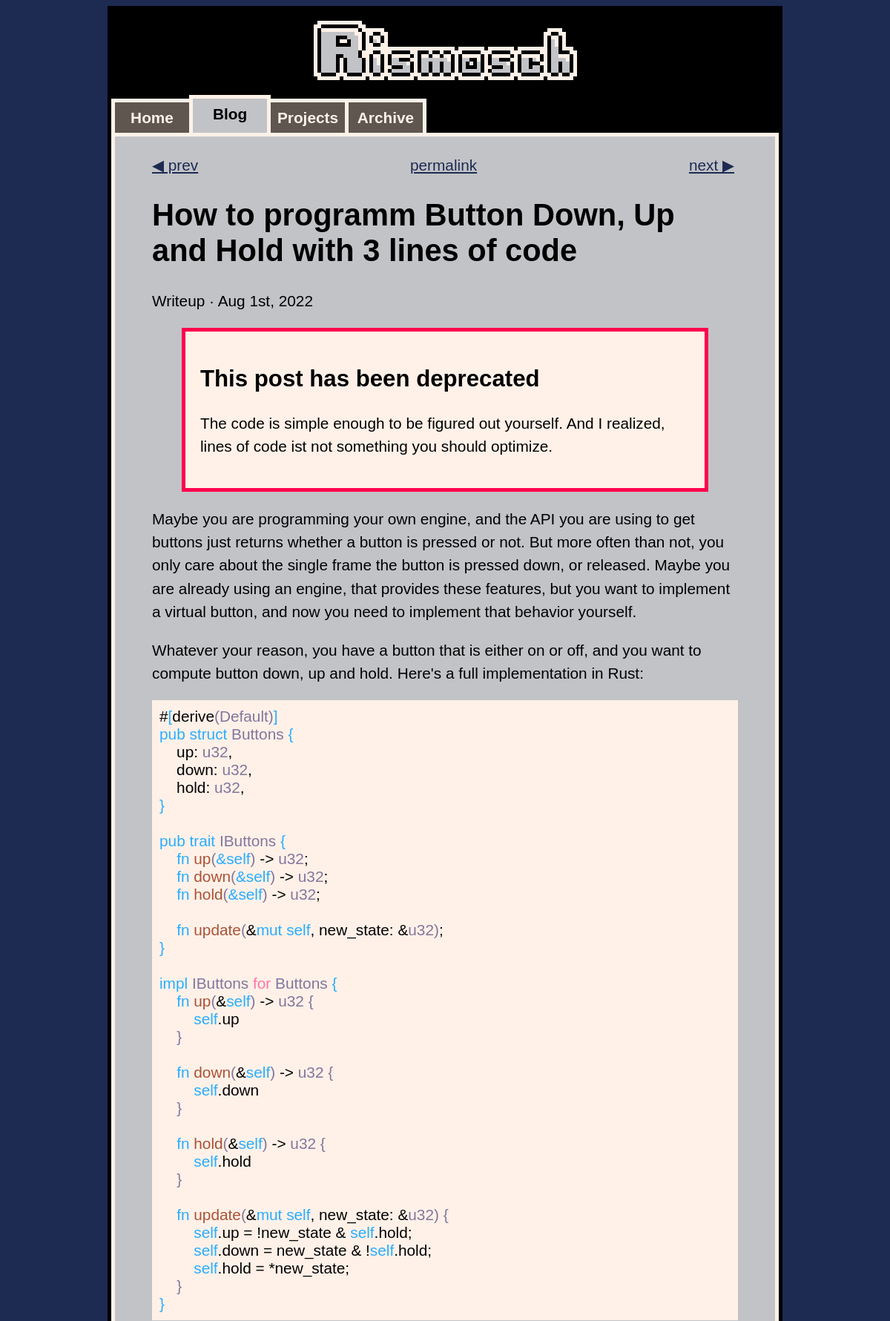
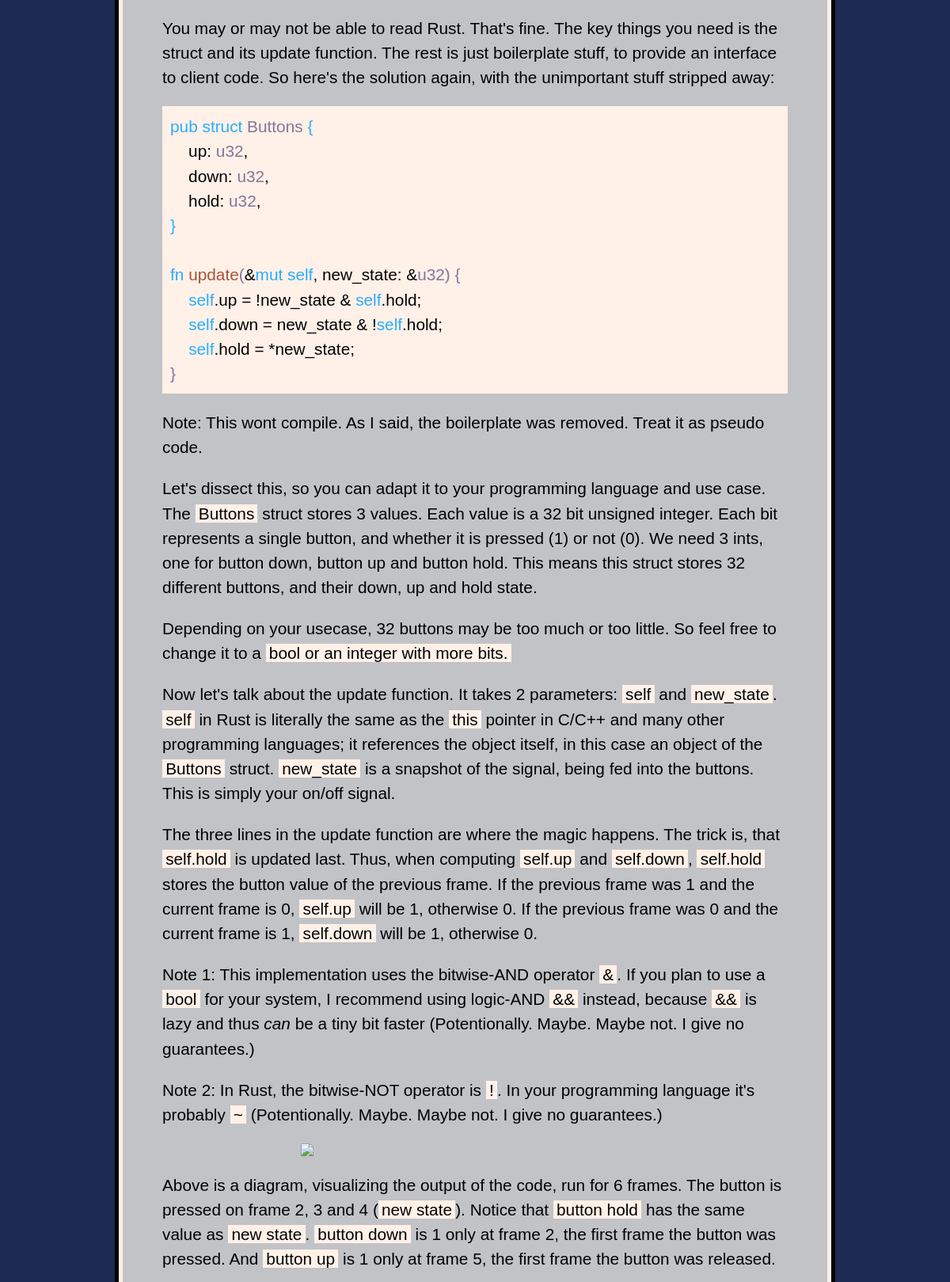
Screenshot of /website/article.php?id=button-down-up-and-hold (upper part) with the database file from the repository (2 pictures, top to bottom).
### tables this page shows
CREATE TABLE `Articles` (
  `id` varchar(256) NOT NULL,
  `type_id` int(11) NOT NULL DEFAULT 0,
  `category_id` int(11) NOT NULL DEFAULT 0,
  `blog_type_id` int(11) NOT NULL,
  `title` varchar(256) NOT NULL,
  `timestamp` timestamp NOT NULL DEFAULT current_timestamp(),
  `link` varchar(256) DEFAULT NULL,
  `thumbnail_path` varchar(256) DEFAULT NULL,
  `description` varchar(256) NOT NULL,
  `keywords` varchar(256) NOT NULL,
  `deprecated` text DEFAULT NULL
);

CREATE TABLE `Blog_Types` (
  `id` int(11) NOT NULL,
  `name` varchar(64) NOT NULL
);

### website/php/articles_database.php (called while the page is built, shortened)
<?php
function GetNextPreviousSql($nextPreviousTimestamp, $orderBy)
{
	return "
	SELECT
		Articles.id AS id,
		Article_Types.name AS type,
		Article_Categories.name AS category,
		Articles.title AS title,
		Articles.timestamp AS timestamp,
		Articles.link AS link,
		Articles.thumbnail_path AS thumbnail_path,
		Blog_Types.name AS blog_type
	FROM
		Articles,
		Article_Categories,
		Article_Types,
		Blog_Types
	WHERE
		Articles.category_id = Article_Categories.id AND
		Articles.type_id = Article_Types.id AND
		Articles.blog_type_id = Blog_Types.id AND
		Article_Types.name = \"Blog\" AND
		Articles.link IS NULL AND
		Articles.timestamp {$nextPreviousTimestamp} AND
		Articles.deprecated IS NULL OR Articles.deprecated = ''
	ORDER BY
		Articles.timestamp {$orderBy}
	LIMIT
		0,
		1
	";
}
function GetThumbnailPath($articleData)
{
	if(isset($articleData))
	{
		$thumbnail_path = $articleData['thumbnail_path'];
		if(is_null($thumbnail_path))
		{
			$thumbnail_path = "articles/{$articleData['id']}/thumbnail.webp";
		}
	}
	else
		$thumbnail_path = "assets/thumbnails/default.webp";
	return $thumbnail_path;
}
function GetArticleData($dbConn, $articleId)
{
	$sqlArticleData ="
	SELECT
		Articles.id AS id,
		Articles.type_id AS type_id,
		Article_Types.name AS type,
		Articles.category_id AS category_id,
		Article_Categories.name AS category,
		Articles.blog_type_id AS blog_type_id,
		Blog_Types.name AS blog_type,
		Articles.title AS title,
		Articles.timestamp AS timestamp,
		Articles.link AS link,
		Articles.thumbnail_path AS thumbnail_path,
		Articles.description AS description,
		Articles.keywords AS keywords,
		Articles.deprecated AS deprecated
	FROM
		Articles,
		Article_Categories,
		Article_Types,
		Blog_Types
	WHERE
		Articles.category_id = Article_Categories.id AND
		Articles.type_id = Article_Types.id AND
		Articles.id = '{$articleId}' AND
		Articles.blog_type_id = Blog_Types.id
	";
	$result = mysqli_query($dbConn, $sqlArticleData);
	$numRows = mysqli_num_rows($result);
	if($numRows > 0)
	{
		return mysqli_fetch_assoc($result);
	}
	return NULL;
}
?>

### website/article.php (the view, shortened to what this page needs)
<?php
include 'php/articles_database.php';
include 'php/util.php';
if(isset($_GET["id"]))
{
	$safe_characters = 'abcdefghijklmnopqrstuvwxyz-0123456789';
	$id_is_safe = true;
	$unsafe_article_id = $_GET["id"];
	$unsafe_article_id_chars = str_split($unsafe_article_id);
	foreach($unsafe_article_id_chars as $unsafe_article_id_char)
	{
		if(strpos($safe_characters, $unsafe_article_id_char) !== false)
			continue;
		$id_is_safe = false;
		break;
	}
	if($id_is_safe)
		$article_id = $unsafe_article_id;
	else
		$article_id = "error";
}
else
	$article_id = "error";
	$fileToLoad = 'page_0';
$dbConn = mysqli_connect($dbHost, $dbSelectUsername, $dbSelectPassword, $dbName);
$active_tab = -1;
$title = ":(";
if($dbConn){
	$articleData = GetArticleData($dbConn, $article_id);
	if(!is_null($articleData))
	{
		if($articleData['type_id'] == 0)
			$active_tab = 1;
		else if($articleData['type_id'] == 1)
			$active_tab = 2;
		$title = $articleData['title'];
		$deprecated = $articleData['deprecated'];
	}
	else
	{
		$title = ':(';
	}
}
$is_blog = $active_tab == 1;
?>
</head>
<body>
	<div class="background">
		<div class="content" id="content">
			<?php
				$content = "articles/{$article_id}/{$fileToLoad}.php";
				if(file_exists($content))
				{
					if(isset($articleData))
					{
						if($dbConn && $is_blog)
						{
							$sqlNext = GetNextPreviousSql("> '{$articleData['timestamp']}'","ASC");
							$sqlPrevious = GetNextPreviousSql("< '{$articleData['timestamp']}'","DESC");
							$result = mysqli_query($dbConn,$sqlNext);
							$numRows = mysqli_num_rows($result);
							if($numRows > 0)
							{
								$row = mysqli_fetch_assoc($result);
								$timestamp = strtotime($row['timestamp']);
								$newTimestampFormat = date('M jS, Y',$timestamp);
								if(!is_null($row['link']))
									$link = $row['link'];
								else
									$link = "https://www.rismosch.com/article?id={$row['id']}";
								$nextArticleData = array(
									'id' => $row['id'],
									'type' => $row['type'],
									'category' => $row['category'],
									'blog_type' => $row['blog_type'],
									'title' => $row['title'],
									'timestamp' => $newTimestampFormat,
									'link' => $link,
									'thumbnail_path' => GetThumbnailPath($row),
								);
							}
							$result = mysqli_query($dbConn,$sqlPrevious);
							$numRows = mysqli_num_rows($result);
							if($numRows > 0)
							{
								$row = mysqli_fetch_assoc($result);
								$timestamp = strtotime($row['timestamp']);
								$newTimestampFormat = date('M jS, Y',$timestamp);
								if(!is_null($row['link']))
									$link = $row['link'];
								else
									$link = "https://www.rismosch.com/article?id={$row['id']}";
								$prevArticleData = array(
									'id' => $row['id'],
									'type' => $row['type'],
									'category' => $row['category'],
									'title' => $row['title'],
									'timestamp' => $newTimestampFormat,
									'link' => $link,
									'thumbnail_path' => GetThumbnailPath($row),
								);
							}
						}
						$timestamp = strtotime($articleData['timestamp']);
						$newTimestampFormat = date('M jS, Y',$timestamp);
						echo "<p style=\"text-align: center; margin-top: 13px;\">";
						echo "<span style=\"float: left; text-align: left;\">";
						if(isset($prevArticleData))
							echo "<a title=\"{$prevArticleData['title']}\" href=\"{$prevArticleData['link']}\">";
						else
							echo "<span class=\"unselectable\" style=\"color:var(--pico-8-light-grey)\">";
						echo "&#9664; prev";
						if(isset($prevArticleData))
							echo "</a>";
						else
							echo "</span>";
						echo "</span>";
						echo "<span style=\"color: var(--pico-8-blue); display: none;\" id=\"permalink_header\"><span onclick=\"CopyPermalink(event)\" style=\"cursor: pointer; text-decoration: underline;\">permalink</span></span>";
						echo "<span style=\"float: right; text-align: right;\">";
						if(isset($nextArticleData))
							echo "<a title=\"{$nextArticleData['title']}\" href=\"{$nextArticleData['link']}\" style=\"margin-right: 5px;\">";
						else
							echo "<span class=\"unselectable\" style=\"color:var(--pico-8-light-grey)\">";
						echo "next &#9654;";
						if(isset($nextArticleData))
							echo "</a>";
						else
							echo "</span>";
						echo "</span></p>";
						$article_category_name = "???";
						if ($articleData['type'] == "Blog") {
						    $article_category_name = $articleData['blog_type'];
						} else if ($articleData['type'] == "Project") {
						    $article_category_name = $articleData['category'];
						}
						echo "<noscript><br></noscript><h1>{$title}</h1><p>{$article_category_name} &#183; {$newTimestampFormat}</p>";
					}
					if (isset($deprecated) && trim($deprecated) !== '') {
					    echo "
<blockquote style=\"background-color:var(--pico-8-white); border: 5px solid var(--pico-8-red); padding: 20px;\">
    <h2>This post has been deprecated</h2>
    <p>{$deprecated}</p>
</blockquote>";
					}
				}
				else
				{
					echo "<h1>{$title}</h1><p>Could not find the article you were looking for</p>";
					$article_id = "error";
				}
			?>
		</div>
	</div>
</body>
</html>

### website/css/main_dev2.css (style rules this page uses)
:root { --pico-8-black: #000000; --pico-8-blue: #1d2b53; --pico-8-purple: #7e2553; --pico-8-green: #008751; --pico-8-brown: #ab5236; --pico-8-dark-grey: #5f574f; --pico-8-light-grey: #c2c3c7; --pico-8-white: #fff1e8; --pico-8-red: #ff004d; --pico-8-orange: #ffa300; --pico-8-yellow: #ffec27; --pico-8-lime: #00e436; --pico-8-cyan: #29adff; --pico-8-washed-grey: #83769c; --pico-8-pink: #ff77a8; --pico-8-flesh: #ffccaa; }
html { overflow-y: scroll; }
body { background-color: var(--pico-8-blue); font-family: Arial, sans-serif; -webkit-text-size-adjust: none; -moz-text-size-adjust: none; -ms-text-size-adjust: none; text-size-adjust: none; }
p, li { line-height: 1.5em; }
a:link { color: var(--pico-8-blue); }
div.background { margin: auto; padding: 5px; background-color: var(--pico-8-black); }
div.content { width: auto; background-color: var(--pico-8-light-grey); border-style: solid; border-color: var(--pico-8-white); border-width: 5px; }
@media only screen and (min-width:946px) { div.background { width: 900px; } }
@media only screen and (min-width: 481px) { html { font-size: 1.3em; } }
@media only screen and (min-width: 481px) { div.content { padding-top: 10px; padding-left: 50px; padding-right: 50px; padding-bottom: 20px; } }

### rows the page displays
articles: title "How to programm Button Down, Up and Hold with 3 lines of code", blog_type.name "Writeup", timestamp "Aug 1st, 2022", deprecated "The code is simple enough to be figured out yourself. And I realized, lines of code ist not something you should optimize."
